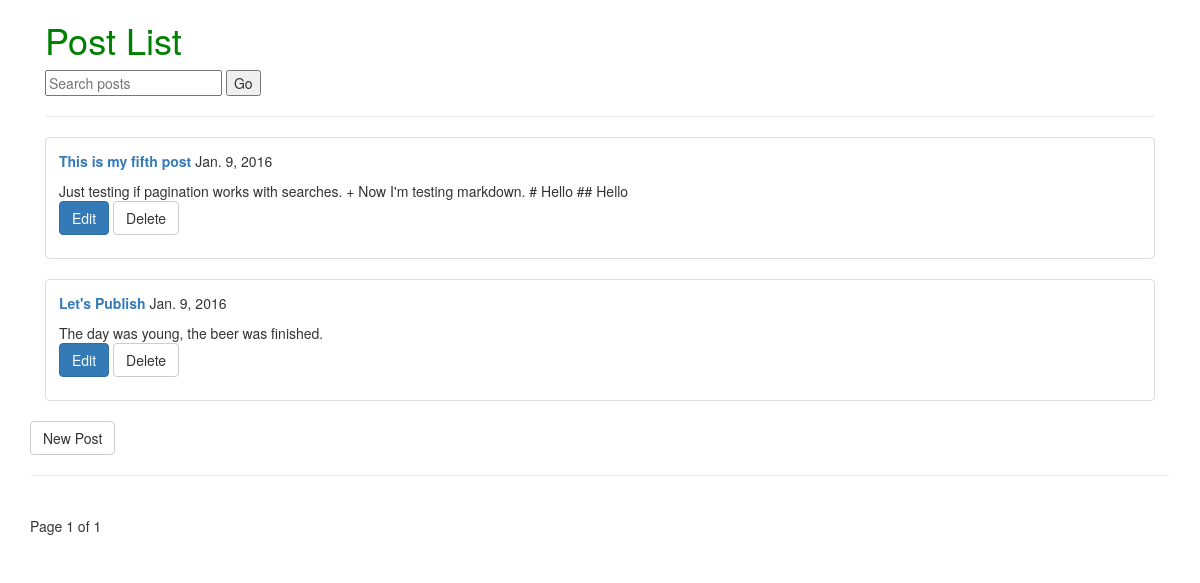
The app's page /posts/, older data.
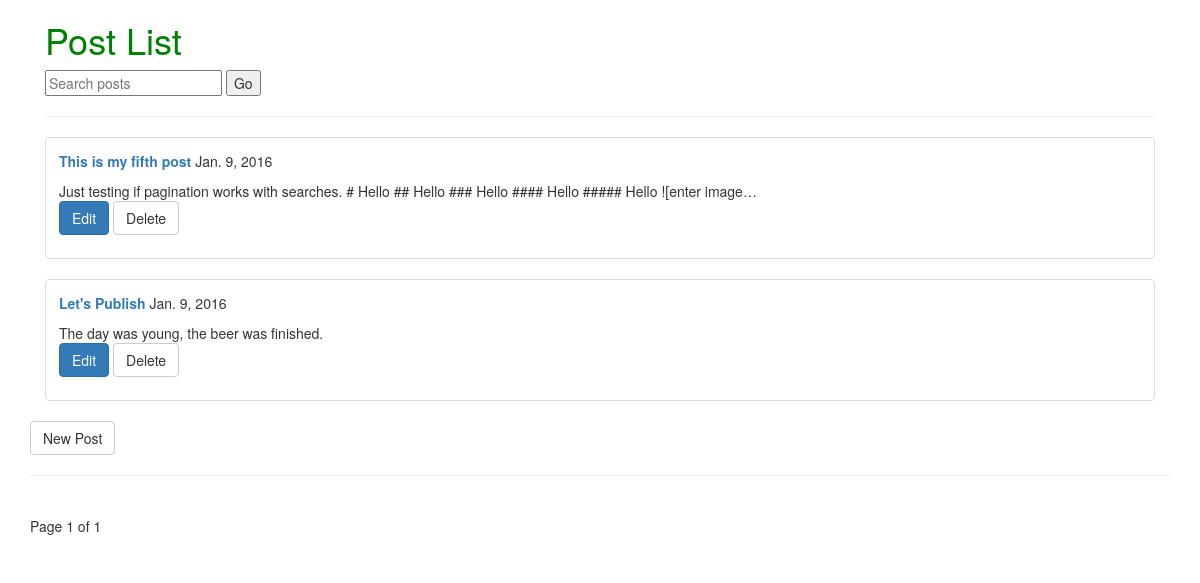
The same page, newer data.
### posts/models.py (models this page shows, shortened)
class Post(models.Model):
    user = models.ForeignKey(settings.AUTH_USER_MODEL, default=1)
    title = models.CharField(max_length=120)
    slug = models.SlugField(unique=True)
    image = models.ImageField(upload_to=upload_location,
                              null=True, blank=True,
                              width_field='width_field',
                              height_field='height_field')
    height_field = models.IntegerField(default=0)
    width_field = models.IntegerField(default=0)
    content = models.TextField()
    draft = models.BooleanField(default=False)
    publish = models.DateField(auto_now=False, auto_now_add=False)
    updated = models.DateTimeField(auto_now=True, auto_now_add=False)
    timestamp = models.DateTimeField('date published', auto_now=False, auto_now_add=True)
    objects = PostManager()  # filter hook
    class Meta:
        ordering = ['-updated', '-timestamp']

### posts/views.py (the view, shortened to what this page needs)
def post_list(request):
    today = timezone.now().date()
    posts = Post.objects.active()
    user = request.user
    if user.is_staff or user.is_superuser:
        posts = Post.objects.all()
    query = request.GET.get('q')
    paginator = Paginator(posts, 6)  # Show 6 contacts per page
    page = request.GET.get('page')
    try:
        posts_per_page = paginator.page(page)
    except PageNotAnInteger:
        posts_per_page = paginator.page(1)
    except EmptyPage:
        posts_per_page = paginator.page(paginator.num_pages)
    context = {
        'posts': posts_per_page,
        'today': today,
    }
    return render(request, 'posts/post_list.html', context)

### posts/models.py (called while the page is built)
    def active(self, *args, **kwargs):
        return super().filter(draft=False).filter(publish__lte=timezone.now())

### posts/templates/posts/post_list.html (shortened to what this page needs)
{% extends 'posts/base.html' %}
{% block content %}
<div class="col-sm-12">
    <h1>Post List</h1>
    <form action="" method="GET">
        <input type="text" name="q" value="{{ request.GET.q }}" placeholder="Search posts">
        <button type="submit">Go</button>
    </form>
    <hr>
    <div class="row">
        {% for post in posts %}
        <div class="col-sm-12">
            <div class="thumbnail">
                <div class="caption">
                    <p><a href="{% url 'posts:detail' post.id %}">
                        <strong>{{ post.title }}</strong></a>
                    {% if post.publish > today %}
                        <span style="color: green; font-weight: bold;">*{{ post.publish }}*</span>
                    {% else %}
                        {{ post.publish }}
                    {% endif %}
                        </p>
                    <span class="content-markdown">{{ post.content|truncatechars:120 }}</span><br>
                    <p><a href="{% url 'posts:edit' post.id %}" class="btn btn-primary" role="button">Edit</a>
                        <a href="{% url 'posts:delete' post.id %}" class="btn btn-default" role="button">Delete</a></p>
                </div>
            </div>
        </div>
        {% endfor %}
        <a href="{% url 'posts:create' %}" class="btn btn-default" role="button">New Post</a>
        <hr>
        <div class="pagination">
        <span class="step-links">
            <span class="current">
                Page {{ posts.number }} of {{ posts.paginator.num_pages }}
            </span>
        </span>
        </div>
    </div>
</div>
{% endblock content %}

Row changes from the older to the newer data that the page shows:
changed Post "This is my fifth post": content "Just testing if pagination works with searches. + Now I'm testing markdown. # Hello ## Hello" → "Just testing if pagination works with searches. # Hello ## Hello ### Hello #### Hello ##### Hello ![enter image…"
